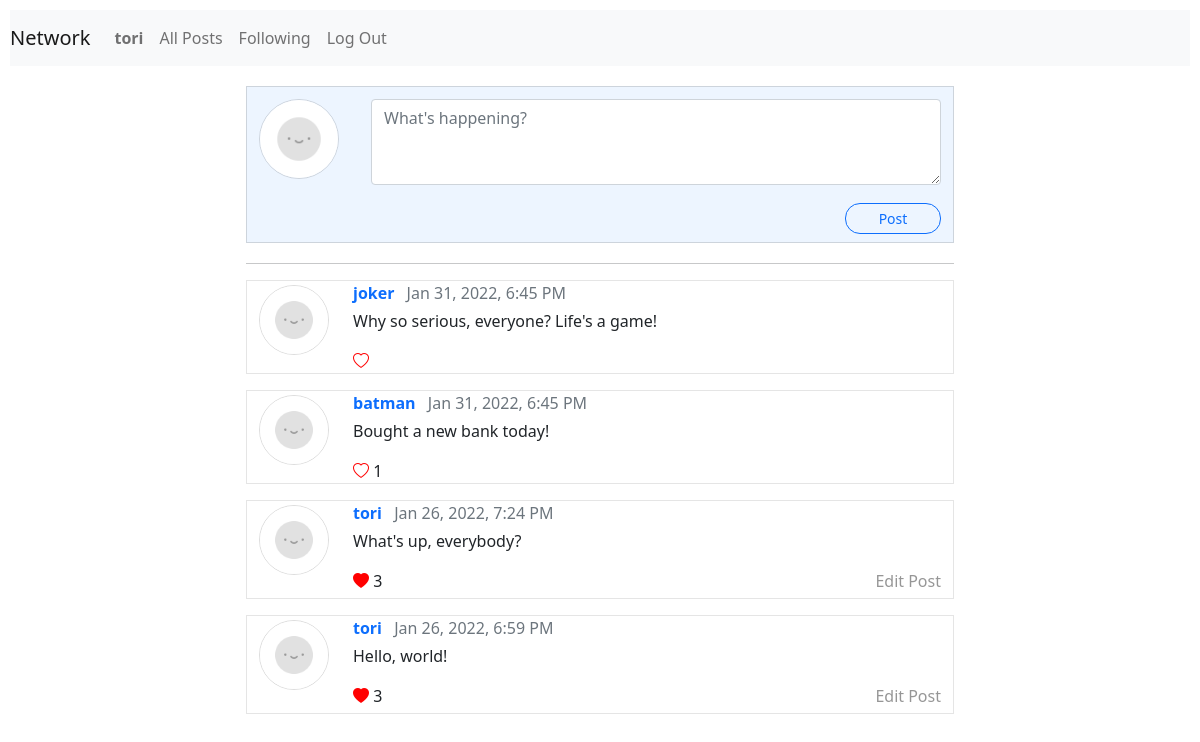
/ (signed in), run on an earlier commit of the app's database.
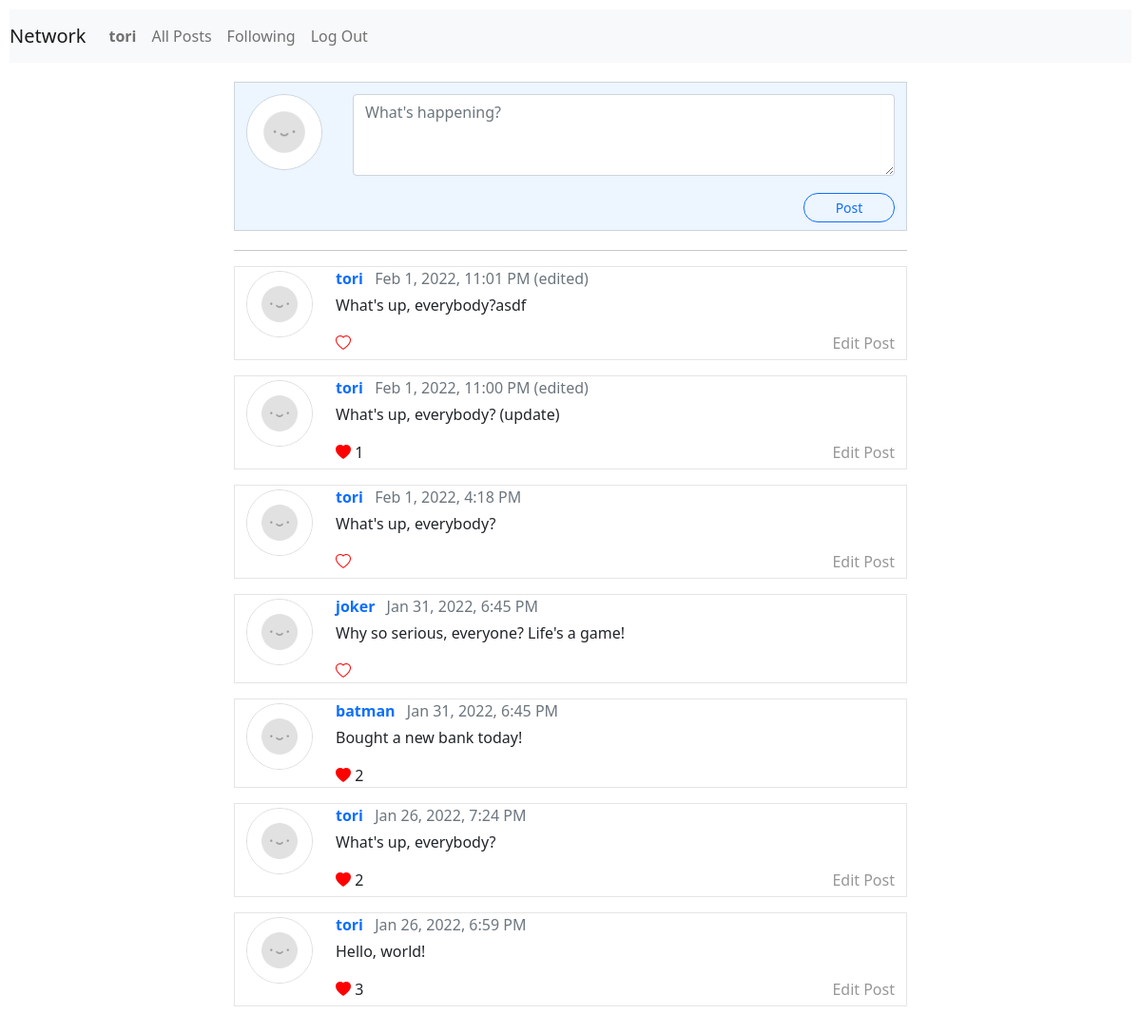
And on a later commit of the database.
### network/models.py (models this page shows, shortened)
class Post(models.Model):
    author = models.ForeignKey(User, on_delete=models.CASCADE, related_name="posts")
    content = models.TextField()
    likes = models.ManyToManyField(User)
    timestamp = models.DateTimeField(auto_now_add=True)
    updated = models.BooleanField(default=False)
    class Meta:
        ordering = ['-timestamp']

class User(AbstractUser):
    following = models.ManyToManyField('self', symmetrical=False)
    followers = models.ManyToManyField('self', symmetrical=False, related_name='subs')
    joined = models.DateTimeField(auto_now_add=True)
    def __str__(self) -> str:
        return self.username

### network/views.py (the view)
# urls.py: path("", views.index, name="index"),
def index(request):
    if request.method == "POST":
        content = request.POST['post']
        Post.objects.create(author=request.user, content=content)
        return redirect('index')
    else:
        posts = Post.objects.all()
        paginator = Paginator(posts, 10)
        page_number = request.GET.get('page')
        page_obj = paginator.get_page(page_number)
        return render(request, 'network/index.html', {
            "page_obj": page_obj,
        })

### network/templates/network/index.html (shortened to what this page needs)
{% extends "network/layout.html" %}
{% load static %}
{% block body %}
    <div class="container postsblock">
        {% if user.is_authenticated %}
            <div class="row mt-2">
                <div class="col-auto">
                    <img class="avatar my-1" src="{% static 'network/avatar.png' %}" alt="avatar"
                    height="80px" width="80px">
                </div>
                <div class="col">
                    <form action="{% url 'index' %}" method="post" class="ms-2">
                        <textarea rows="3" name="post" class="comment-input form-control mb-2 mt-1" placeholder="What's happening?" required></textarea>
                        <div class="d-flex justify-content-end">
                            <button class="btn btn-outline-primary btn-sm mb-2" type="submit">Post</button>
                        </div>
                    </form>
                </div>
            </div>
        {% else %}
            <div class="pb-3 notlogged">
                Please, <a href="{% url 'login' %}">Log in</a>  to post.
                Don't have an account? <a href="{% url 'register' %}">Register here.</a>
            </div>
        {% endif %}
    </div>
    {% include "network/posts.html" %}
{% endblock %}

### network/templates/network/posts.html (shortened to what this page needs)
{% load static %}
<hr>
<div class="container posts">
    {% for post in page_obj %}
        <div class="row my-3 post">
            <div class="col-auto">
                <img class="avatar my-1" src="{% static 'network/avatar.png' %}" alt="avatar"
                height="70px" width="70px">
            </div>
            <div class="col" data-content="{{ post.id }}">
                <div class="mb-1">
                    <strong><a href="{% url 'profile' post.author.id %}">{{ post.author }}</a></strong>
                    <span class="text-muted fw-lighter ms-2">{{ post.timestamp|date:"M j, Y, g:i A" }}</span>
                    <span class="text-muted fw-lighter">
                        {% if post.updated %}
                            (edited)
                        {% endif %}
                    </span>
                </div>
                <div>
                    <p class="content">{{ post.content }}</p>
                    <div class="likes">
                        {% if user in post.likes.all %}
                            <i id="{{ post.id }}" class="bi bi-heart-fill like"></i>
                        {% else %}
                            <i id="{{ post.id }}" class="bi bi-heart like"></i>
                        {% endif %}
                        <span class="count">
                            {% if post.likes.count > 0 %}
                                {{ post.likes.count }}
                            {% endif %}
                        </span>
                    </div>
                    {% if user == post.author %}
                        <div class="edit">
                            Edit Post
                        </div>
                    {% endif %}
                </div>
            </div>
        </div>
    {% endfor %}
</div>

What changed in the data, as far as the page shows it:
added Post: author "tori", timestamp "Feb 1, 2022, 11:01 PM", updated "(edited)", content "What's up, everybody?asdf", shows "Edit Post"
added Post: author "tori", timestamp "Feb 1, 2022, 11:00 PM", updated "(edited)", content "What's up, everybody? (update)", likes.count "1", shows "Edit Post"
added Post: author "tori", timestamp "Feb 1, 2022, 4:18 PM", content "What's up, everybody?", shows "Edit Post"
computed for Post "Bought a new bank today!": likes.count "1" → "2"
computed for Post "Jan 26, 2022, 7:24 PM": likes.count "3" → "2"
